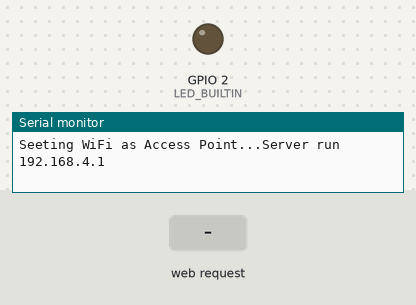
Bench run of a sketch on a simulated ESP8266 (NodeMCU). On the bench: output pins drawn as LEDs (lit = HIGH, except the on-board LED, lit = LOW), the last lines printed to the serial monitor. The inputs (shaded band) are chosen by the test bench.

Above: at 1.2 s.
1.3 s: HTTP request GET /?LED1=ON received
At 2.2 s:
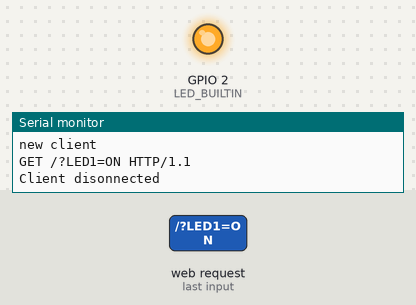
2.8 s: HTTP request GET /?LED1=OFF received
At 3.3 s:
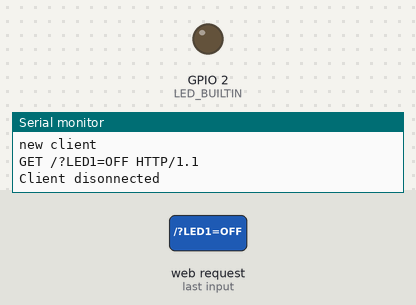
Timing chart, 0 to 5.8 s (numbered marks = the images above; inputs shaded):
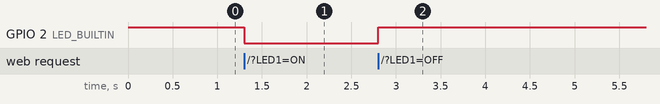

The sketch:

08-URL_Passing_Params.ino
```cpp
#include <ESP8266WiFi.h>

const char* mySSID = "inimodulesp";      // Nama AP/Hotspot
const char* myPassword = "inimodulesp";    // myPassword AP/Hotspot

WiFiServer server(80);

void setup() {
  Serial.begin(115200);

  pinMode (LED_BUILTIN, OUTPUT);
  digitalWrite(LED_BUILTIN, HIGH);

 // Seeting WiFi
  Serial.print("Seeting WiFi as Access Point...");
  WiFi.mode(WIFI_AP);             // Mode AP/Hotspot
  WiFi.softAP(mySSID, myPassword);

 // Start the server -------------------------------------------------------
  server.begin();
  Serial.println("Server run");

 // Print the IP address ---------------------------------------------------
  Serial.println(WiFi.softAPIP());
 }

void loop() {
  // Check if a client has connected
  WiFiClient client = server.available();
  if (!client) {
    return;
  }

  // Wait until the client sends some data
  Serial.println("new client");
  while(!client.available()){
    delay(1);
  }

  // Read the first line of the request
  String req = client.readStringUntil('\r');
  Serial.println(req);
  client.flush();

  // Perintah yang diterima untuk menghidupkan led
  if (req.indexOf("LED1=ON") != -1)
      digitalWrite(LED_BUILTIN, LOW);
  else if (req.indexOf("LED1=OFF") != -1)
      digitalWrite(LED_BUILTIN, HIGH);
  else {
    Serial.println("invalid request");
    client.stop();
    return;
  }

  client.flush();
  delay(1);
  Serial.println("Client disonnected");

  // The client will actually be disconnected
  // when the function returns and 'client' object is detroyed
}
```

Measured:
- after the input at 1.3 s, GPIO 2 (LED_BUILTIN): HIGH → LOW at once
- after the input at 2.8 s, GPIO 2 (LED_BUILTIN): LOW → HIGH at once
